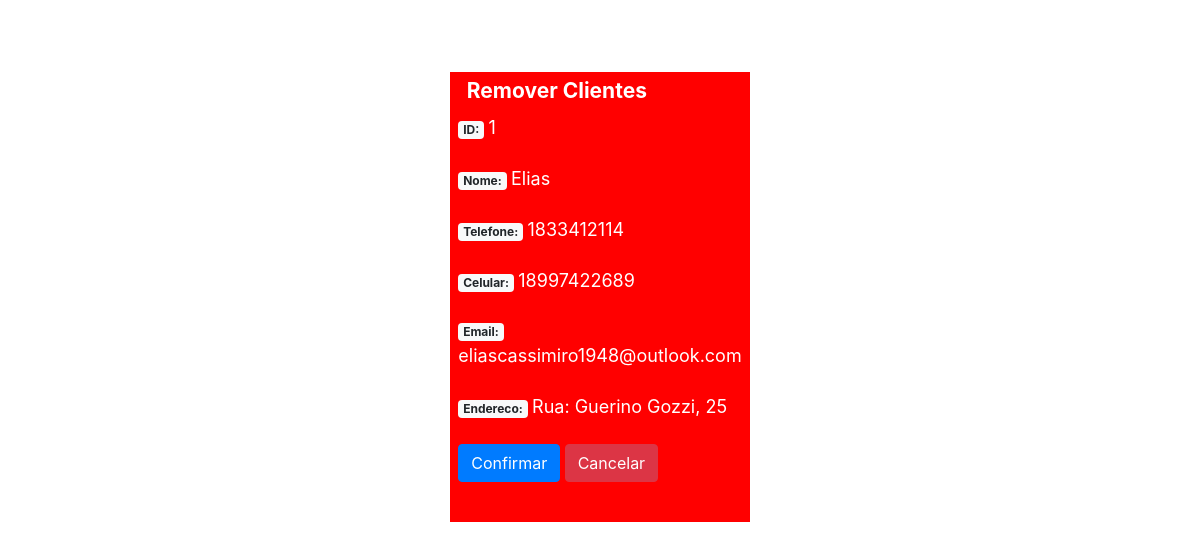
The app's page /cliente/frmRemCliente.php?id=1 (signed in) with its own data.
### tables this page shows
CREATE TABLE `cliente` (
  `id` int(11) NOT NULL,
  `nome` varchar(35) NOT NULL,
  `telefone` int(11) NOT NULL,
  `celular` bigint(15) NOT NULL,
  `email` varchar(35) NOT NULL,
  `endereco` varchar(35) NOT NULL
);

### cliente/frmRemCliente.php (the view, shortened to what this page needs)
<?php
    $conexao = mysqli_connect("localhost","root","");
    $id = trim($_REQUEST['id']);
    $rs = mysqli_query($conexao,"SELECT * FROM cliente WHERE id=".$id);
    $exclui = mysqli_fetch_array($rs);
?>
<!DOCTYPE html>
<html lang="pt_br">
    <head>
        <link rel="stylesheet" href="https://stackpath.bootstrapcdn.com/bootstrap/4.1.3/css/bootstrap.min.css">
        <link rel="stylesheet" href="https://use.fontawesome.com/releases/v5.2.0/css/all.css">
        <link rel="stylesheet" href="css\remStyle.css">
    </head>
    <body>
    <br><br><br>
    <div class="container">
        <div class="box">
          <h3><span class="badge badge-white">Remover Clientes</span></h3>
          <form id="frmRemCliente" name="frmRemCliente" method="POST" action="remCliente.php">
                <div class="form-group">
                    <label for="lblId">
                        <span class="badge badge-light">ID: </span>
                        <span class="text-xl font-weight-normal"><?php echo $exclui['id'] ?></span>
                    </label>
                </div>
                <div class="form-group">
                    <label for="lblNome">
                        <span class="badge badge-light">Nome: </span>
                        <span class="text-xl font-weight-normal"><?php echo utf8_encode($exclui['nome']) ?></span>
                    </label>
                </div>
                <div class="form-group">
                    <label for="lblTel">
                        <span class="badge badge-light">Telefone: </span>
                        <span class="text-xl font-weight-normal"><?php echo $exclui['telefone'] ?></span>
                    </label>
                </div>
                <div class="form-group">
                    <label for="lblCelular">
                        <span class="badge badge-light">Celular: </span>
                        <span class="text-xl font-weight-normal"><?php echo $exclui['celular'] ?></span>
                    </label>
                </div>
                <div class="form-group">
                    <label for="lblEmail">
                        <span class="badge badge-light">Email: </span>
                        <span class="text-xl font-weight-normal"><?php echo utf8_encode($exclui['email']) ?></span>
                    </label>
                </div>
                <div class="form-group">
                    <label for="lblEndereco">
                        <span class="badge badge-light">Endereco: </span>
                        <span class="text-xl font-weight-normal"><?php echo utf8_encode($exclui['endereco']) ?></span>
                    </label>
                </div>
                <input type="submit" id="btConfirmar" name="btConfirmar"
                    class="btn btn-primary bt-lg" value="Confirmar">
                <input type="button" id="btCancelar" name="btCancelar"
                    class="btn btn-danger bt-lg" value="Cancelar" onclick="javascript:location.href='lstCliente.php'">
          </form>
      </div>
    </body>
</html>

### cliente/css/remStyle.css (style rules this page uses)
.container { width: 300px; height: 450px; background: red; display: flex; justify-content: center; align-items: center }
.box { width: 300px; height: 450px; background: red; }
span { color: white; font-size: 18px; }

### records on screen
cliente: id "1", nome "Elias", telefone "1833412114", celular "18997422689", email "eliascassimiro1948@outlook.com", endereco "Rua: Guerino Gozzi, 25"
